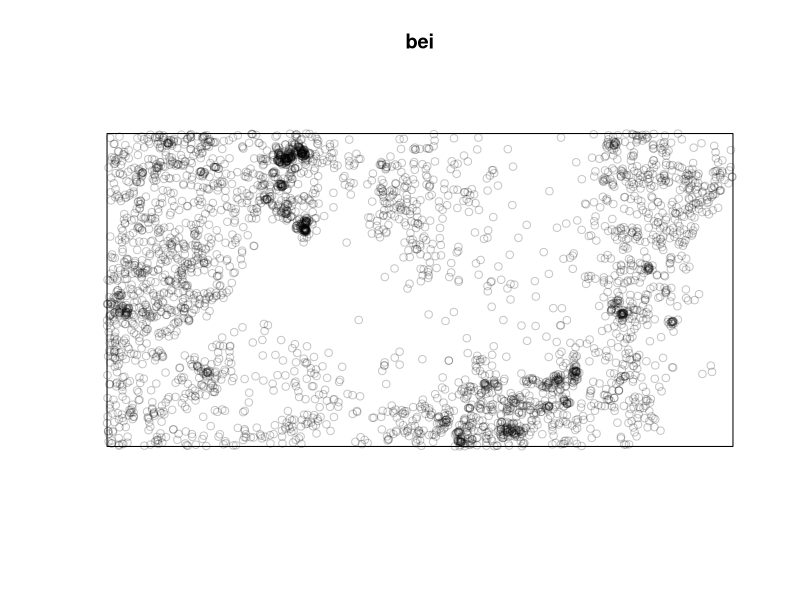
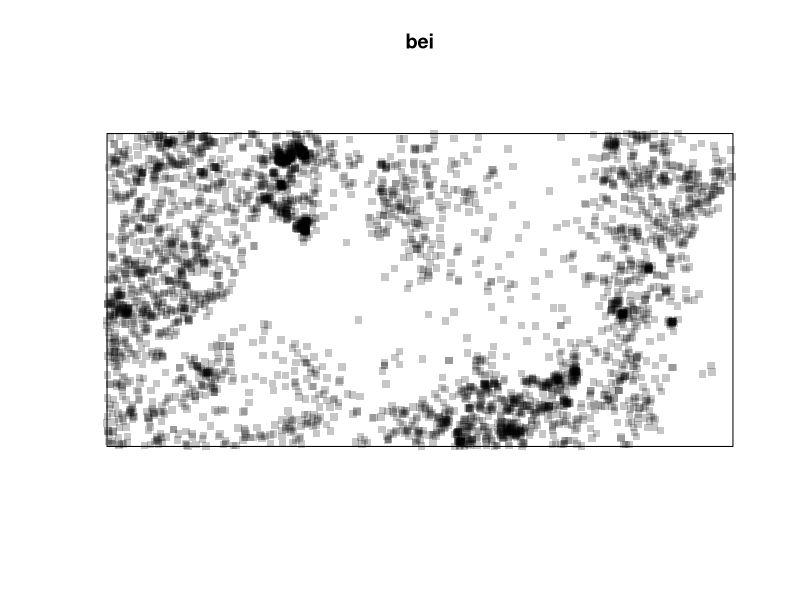
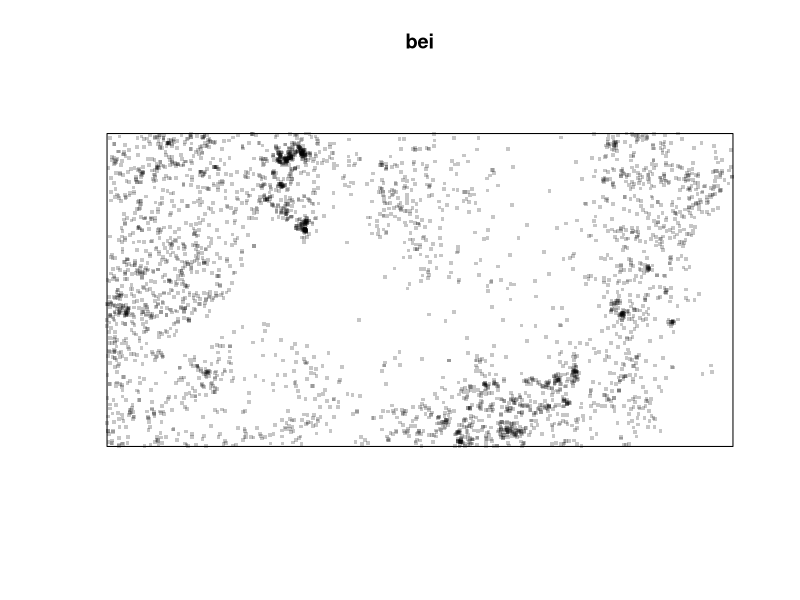
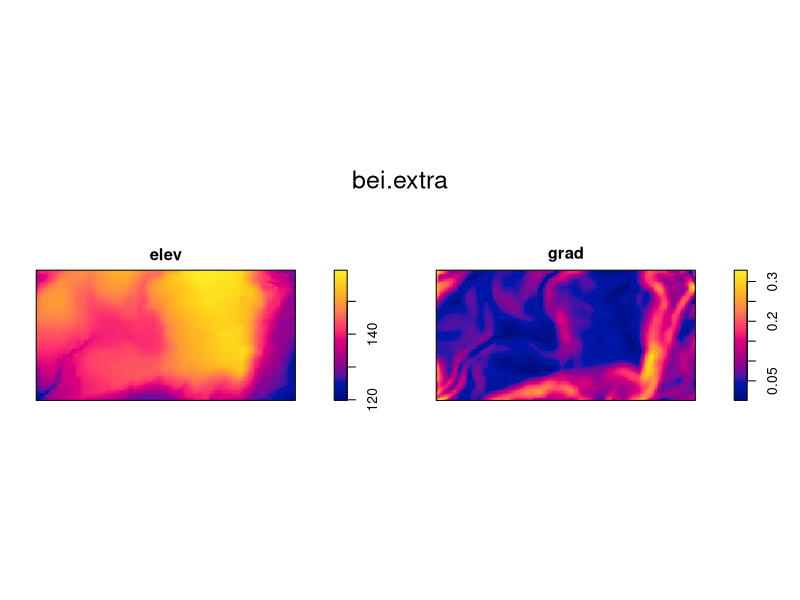
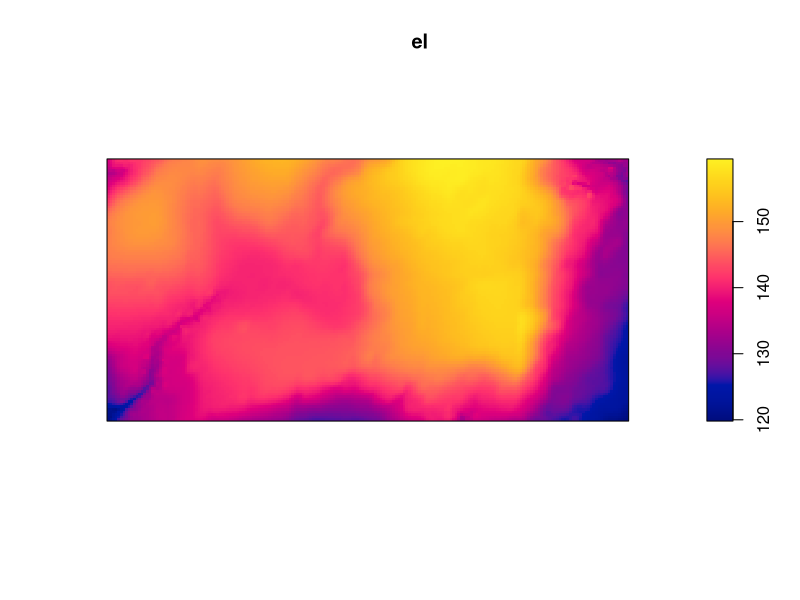
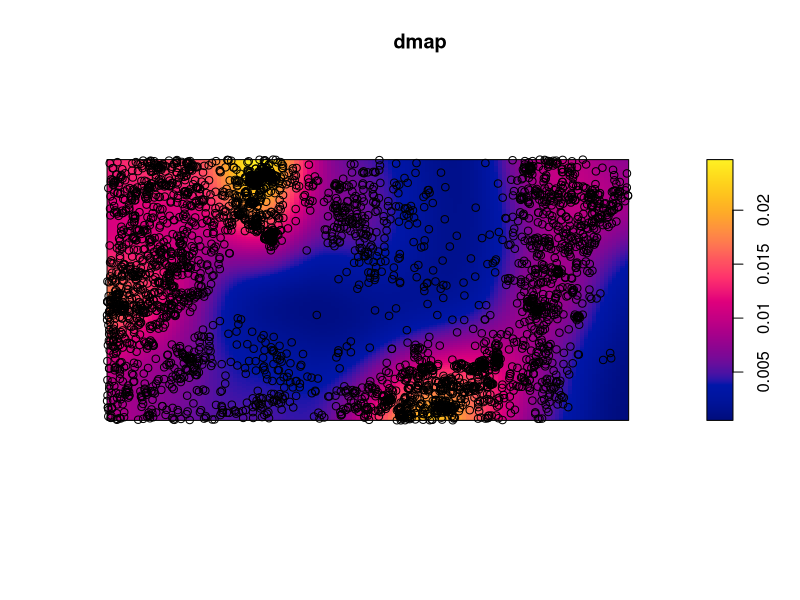
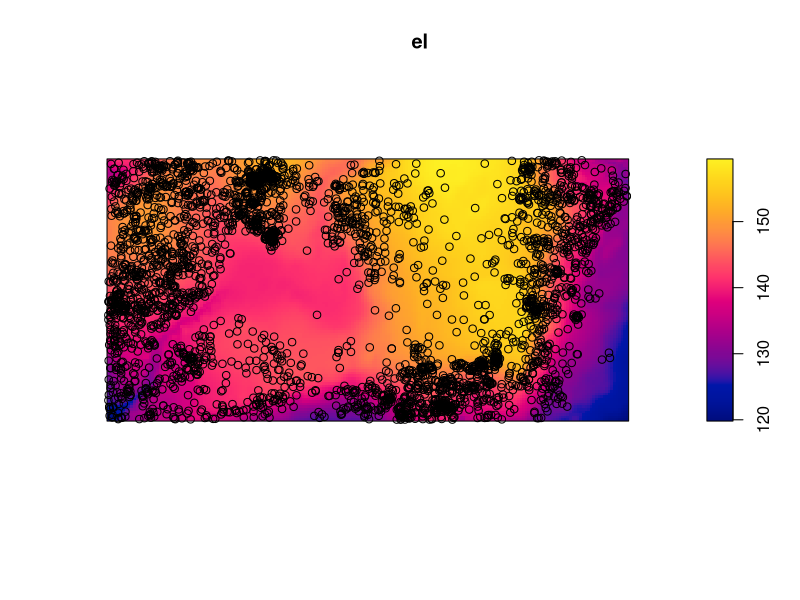
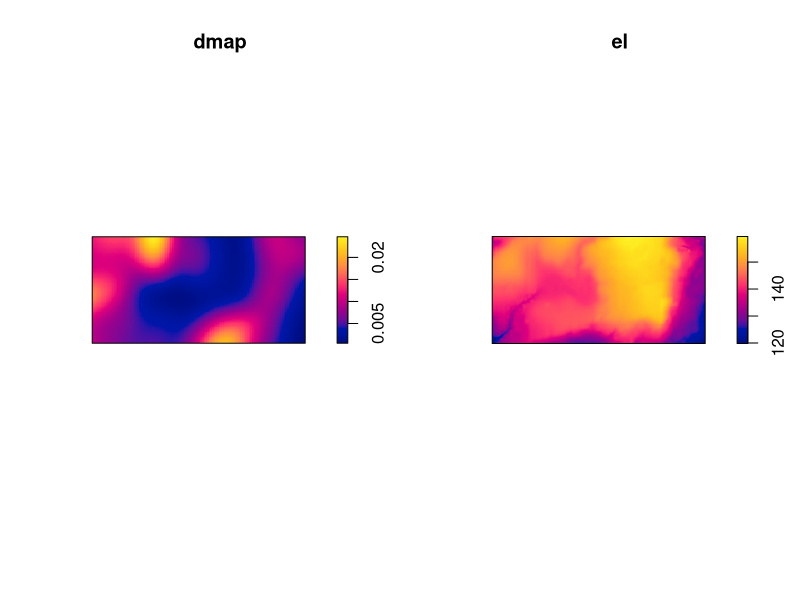

R code for these plots, in order:
# Code for studying population spread over space

# install.packages("spatstat")

library(spatstat)

bei

plot(bei)

# changing character
plot(bei, pch=15)

# decrease dimension
plot(bei, pch=15, cex=.5)

# ancillary variables
bei.extra

plot(bei.extra)

# selecting one layer, e.g., elev
el <- bei.extra$elev
plot(el)

el <- bei.extra[[1]]

# density map
dmap <- density(bei)
plot(dmap)
points(bei)

plot(el)
points(bei)

# Plotting together the density map and the elevation
el <- bei.extra[[1]]

# one object is dmap and the other is el
# how to plot the dmap beside el?
par(mfrow=c(1,2)) # we will solve this anti-human stuff soon!
plot(dmap)
plot(el)

# plot the dmap ontop of the el map
par(mfrow=c(2,1)) 
plot(dmap)
plot(el)

# if you want to close graphical devices this is your friend:
dev.off()

cl <- colorRampPalette(c("green", "red", "blue"))
plot(dmap, col=cl)

cl <- colorRampPalette(c("green", "red", "blue"))(100)
plot(dmap, col=cl)

# R colors are here:
# https://r-charts.com/colors/

cln <- colorRampPalette(c("chartreuse1", "brown2", "cyan", "lightblue"))
plot(dmap, col=cln)

# plot the dmap with two different color ramps one on top of the other
dev.off()

par(mfrow=c(2,1)) 
plot(dmap, col=cl)
plot(dmap, col=cln)
